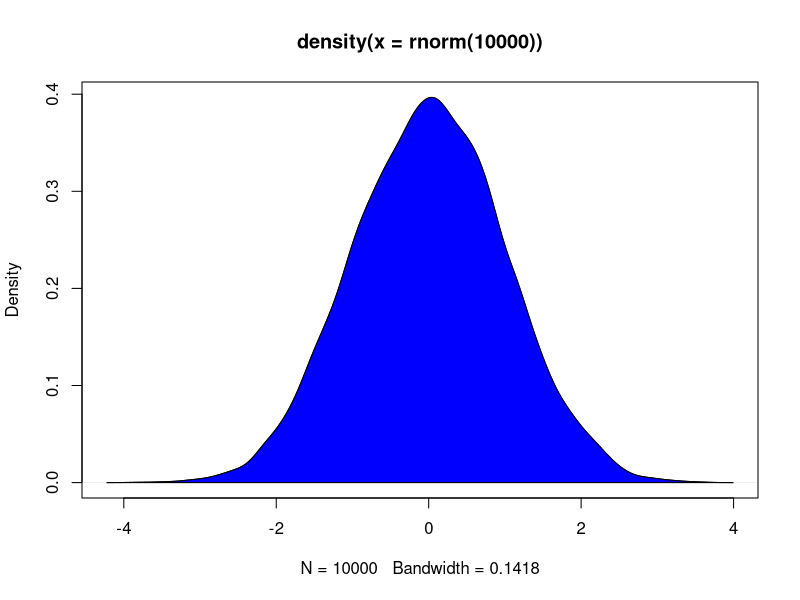

Recreate this plot in R.
# Test script

MAE <- function(x,y)
{
  mean(abs(x-y))/2
}

concordance <- function(x,y)
{
  MAE_max = 1/6
  1-MAE(x,y)/MAE_max
}

x <- runif(1000)
y <- runif(1000)

concordance(x,y)


a <- density(rnorm(10000))
plot(a)
polygon(a, col = "blue")











